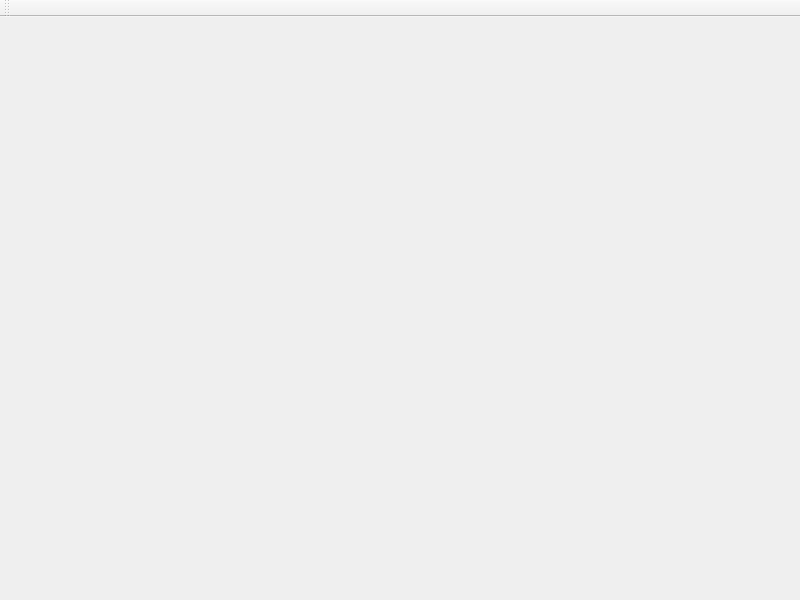
<?xml version="1.0" encoding="UTF-8"?>
<ui version="4.0">
 <class>InspectionViewMain</class>
 <widget class="QMainWindow" name="InspectionViewMain">
  <property name="geometry">
   <rect>
    <x>0</x>
    <y>0</y>
    <width>800</width>
    <height>600</height>
   </rect>
  </property>
  <property name="windowTitle">
   <string>MainWindow</string>
  </property>
  <widget class="QWidget" name="centralwidget">
   <layout class="QHBoxLayout" name="horizontalLayout_2">
    <item>
     <layout class="QHBoxLayout" name="horizontalLayout"/>
    </item>
   </layout>
  </widget>
  <widget class="QToolBar" name="toolBar">
   <property name="windowTitle">
    <string>toolBar</string>
   </property>
   <attribute name="toolBarArea">
    <enum>TopToolBarArea</enum>
   </attribute>
   <attribute name="toolBarBreak">
    <bool>false</bool>
   </attribute>
  </widget>
  <action name="actionLoad_Mean_Curvature">
   <property name="text">
    <string>Mean Curvature</string>
   </property>
   <property name="toolTip">
    <string>Load Mean Curvature</string>
   </property>
  </action>
  <action name="actionLoad_Shape_Index">
   <property name="text">
    <string>Shape Index</string>
   </property>
   <property name="toolTip">
    <string>Load Shape Index</string>
   </property>
  </action>
  <action name="actionLoad_Colorimetric">
   <property name="text">
    <string>Colorimetric Info</string>
   </property>
   <property name="toolTip">
    <string>Loads the L channel of the Lab space</string>
   </property>
  </action>
  <action name="actionMinimal_Bounding_Box">
   <property name="text">
    <string>Minimal Bounding Box</string>
   </property>
   <property name="toolTip">
    <string>Load Minimal Bounding Box</string>
   </property>
  </action>
  <action name="actionLoad_SDF">
   <property name="text">
    <string>Shape Diameter Function</string>
   </property>
   <property name="toolTip">
    <string>Load Shape Diameter Function</string>
   </property>
  </action>
  <action name="actionLoadFacets">
   <property name="text">
    <string>Load Facets</string>
   </property>
   <property name="toolTip">
    <string>Load Facets</string>
   </property>
  </action>
  <action name="actionLoad_Annotations">
   <property name="text">
    <string>Load Annotations</string>
   </property>
   <property name="toolTip">
    <string>Load annotations</string>
   </property>
  </action>
 </widget>
 <resources/>
 <connections/>
</ui>
